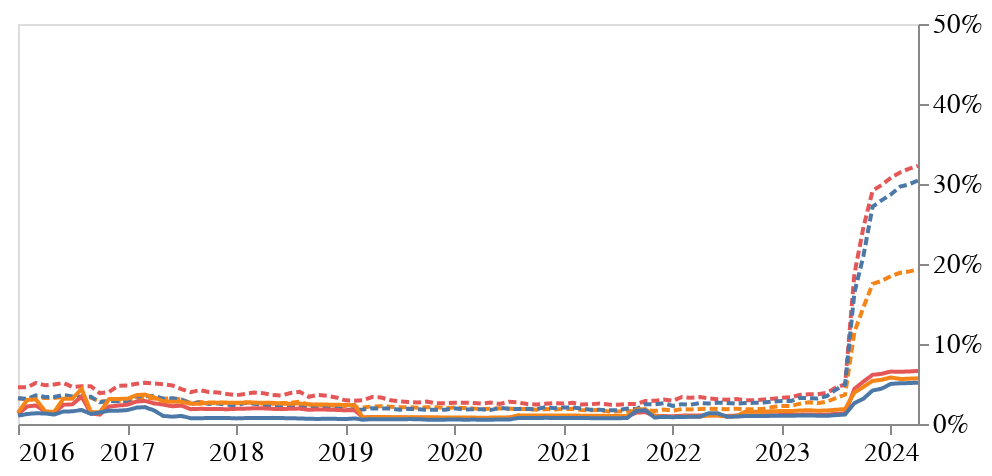
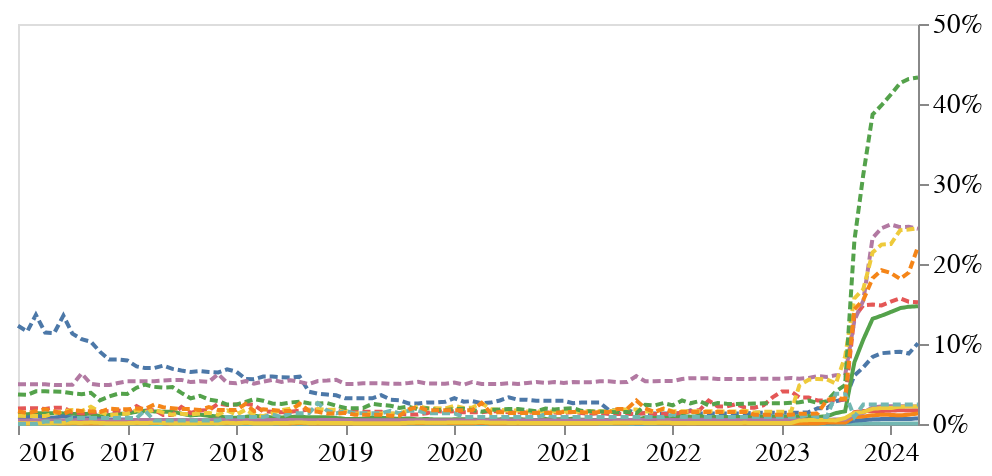

Write notebook code for charts like these, in order.
### Code cell
# Load data
robots_df = load_data('output_data_robots/*')  # Adjust path as needed

# Prepare data for plots
robots_df_full_plot = prepare_data_for_plot1(robots_df)
robots_df_service_plot = prepare_data_for_plot2(robots_df)
# print(data_plot2["subset"].unique())

# Create plots
robots_corpus_plot = temporal_corpus_estimation_plot(
    robots_df_full_plot, 'Robots: Head Tokens vs Combined Tokens for each Dataset', '', '', 'Times', 13.5,
    y_max=0.5,
    forecast_startdate=None,
    show_legend=False,
    height=200, width=450,
)
robots_services_plot = temporal_corpus_estimation_by_service_plot(
    robots_df_service_plot, 'Robots: Average Percent of Tokens by Subset', '', '', 'Times', 13.5,
    y_max=0.5,
    forecast_startdate=None,
    show_legend=False,
    height=200, width=450,
)

# Display the plots
robots_corpus_plot.display()
robots_services_plot.display()

# Head, Combined
# Robots vs ToS

### Figure 1 — Vega-Lite specification as saved in the notebook (floating-point values rounded to 4 significant figures; data arrays with more than 128 entries replaced by an {"elided": "..."} marker saying what was removed)
{"config": {"view": {"continuousWidth": 300, "continuousHeight": 300}, "axis": {"grid": false, "labelFont": "Times", "labelFontSize": 13.5, "titleFont": "Times", "titleFontSize": 13.5}, "legend": {"labelFont": "Times", "labelFontSize": 13.5, "titleFont": "Times", "titleFontSize": 13.5}}, "data": {"name": "data-27196b477538a0aa0bc17ccddd55365c"}, "mark": {"type": "line"}, "encoding": {"color": {"field": "Dataset", "legend": null, "type": "nominal"}, "strokeDash": {"field": "Token Sample", "legend": null, "type": "nominal"}, "x": {"axis": {"format": "%Y", "tickCount": {"interval": "year", "step": 1}}, "field": "Date", "title": "", "type": "temporal"}, "y": {"axis": {"format": "%", "orient": "right"}, "field": "Percent", "scale": {"domain": [0, 0.5]}, "title": "", "type": "quantitative"}}, "height": 200, "width": 450, "$schema": "https://vega.github.io/schema/vega-lite/v5.17.0.json", "datasets": {"data-27196b477538a0aa0bc17ccddd55365c": {"elided": "600 records"}}}

### Figure 2 — Vega-Lite specification as saved in the notebook (floating-point values rounded to 4 significant figures; data arrays with more than 128 entries replaced by an {"elided": "..."} marker saying what was removed)
{"config": {"view": {"continuousWidth": 300, "continuousHeight": 300}, "axis": {"grid": false, "labelFont": "Times", "labelFontSize": 13.5, "titleFont": "Times", "titleFontSize": 13.5}}, "data": {"name": "data-01764151f5ae76e92462e3f2d9a75dfe"}, "mark": {"type": "line"}, "encoding": {"color": {"field": "Domain Type", "legend": null, "type": "nominal"}, "strokeDash": {"field": "Token Sample", "legend": null, "type": "nominal"}, "x": {"axis": {"format": "%Y", "tickCount": {"interval": "year", "step": 1}}, "field": "Date", "title": "", "type": "temporal"}, "y": {"axis": {"format": "%", "orient": "right"}, "field": "Percent", "scale": {"domain": [0, 0.5]}, "title": "", "type": "quantitative"}}, "height": 200, "width": 450, "$schema": "https://vega.github.io/schema/vega-lite/v5.17.0.json", "datasets": {"data-01764151f5ae76e92462e3f2d9a75dfe": {"elided": "1400 records"}}}
